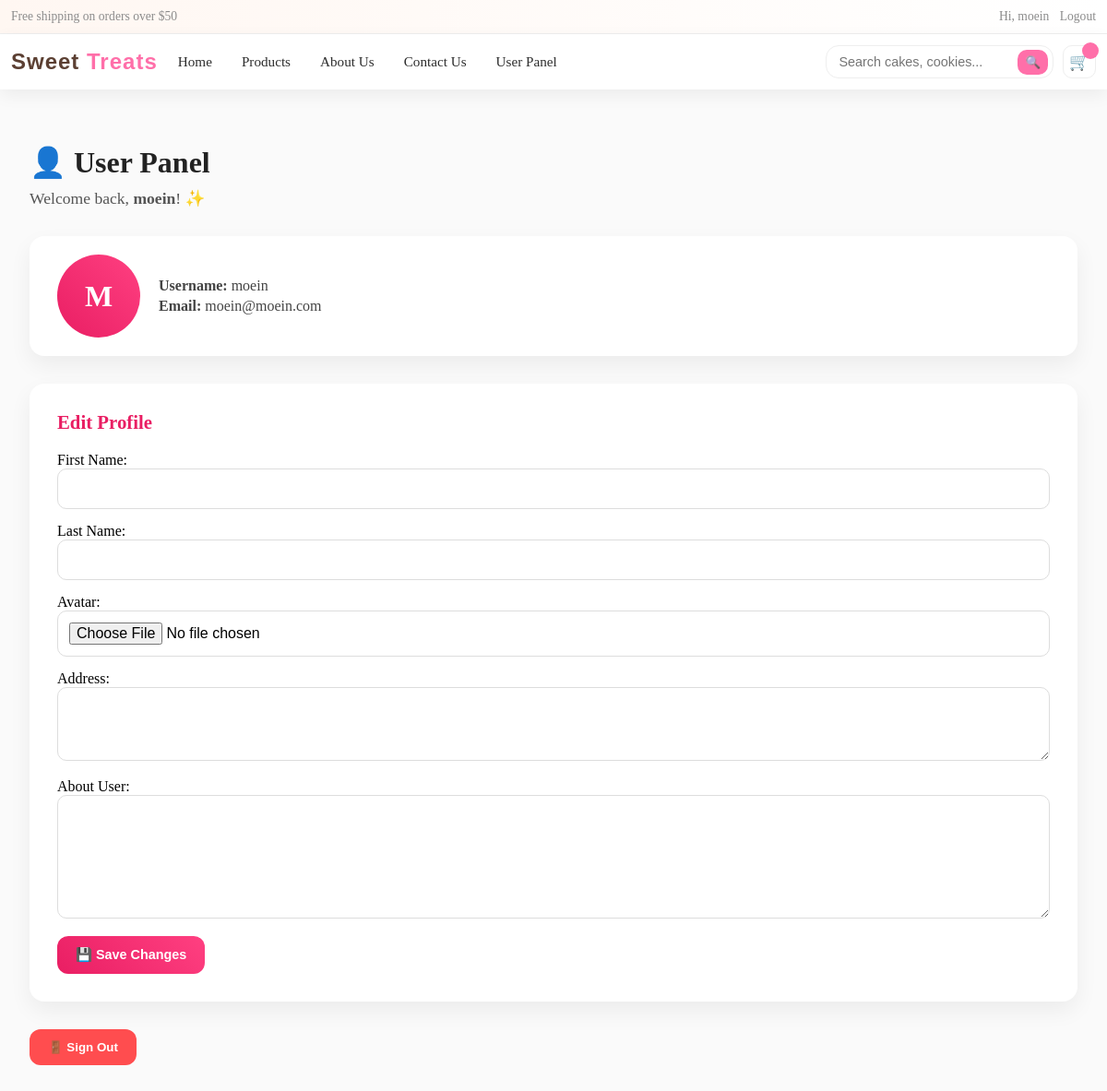
Page /user-panel (signed in) on the committed database.
### account_module/models.py (models this page shows, shortened)
class User(AbstractUser):
    avatar = models.ImageField(verbose_name='avatar', upload_to='uploads/images', blank=True, null=True)
    email_active_code = models.CharField(verbose_name='email active code', max_length=100)
    about_user = models.TextField(verbose_name='about user', null=True, blank=True)
    address = models.TextField(verbose_name='address', null=True, blank=True)
    class Meta:
        verbose_name = "user"
        verbose_name_plural = 'users'

### user_panel_module/views.py (the view, shortened to what this page needs)
# urls.py: path('user-panel', views.EditUserProfilePageView.as_view(), name='user_panel_view')
@method_decorator(login_required, name='dispatch')
class EditUserProfilePageView(View):
    def get(self, request):
        edit_form = EditProfileModelForm(instance=request.user)
        context = {
            'form': edit_form,
            'current_user': request.user
        }
        return render(request, 'user_panel_module/user-panel.html', context)

### user_panel_module/forms.py
class EditProfileModelForm(forms.ModelForm):
    class Meta:
        model = User
        fields = ['first_name', 'last_name', 'avatar', 'address', 'about_user']
        widgets = {
            'first_name': forms.TextInput(attrs={
                'class': 'form-control'
            }),
            'last_name': forms.TextInput(attrs={
                'class': 'form-control'
            }),
            'avatar': forms.FileInput(attrs={
                'class': 'form-control'
            }),
            'address': forms.Textarea(attrs={
                'class': 'form-control',
                'rows': 3,
            }),
            'about_user': forms.Textarea(attrs={
                'class': 'form-control',
                'rows': 6,
                'id': 'message'
            })
        }
        labels = {
            'first_name': 'First Name',
            'last_name': 'Last Name',
            'avatar': 'Avatar',
            'address': 'Address',
            'about_user': 'About User',
        }

### user_panel_module/templates/user_panel_module/user-panel.html (shortened to what this page needs)
{% extends 'shared/base.html' %}
{% block content %}
    <main class="user-panel">
        <div class="container">
            <h1 class="panel-title">👤 User Panel</h1>
            <p class="welcome">Welcome back, <strong>{{ request.user.username }}</strong>! ✨</p>
            <div class="user-card">
                <div class="avatar-box">
                    {% if request.user.avatar %}
                        <img src="{{ request.user.avatar.url }}" alt="Avatar">
                    {% else %}
                        <div class="avatar-placeholder">{{ request.user.username|first|upper }}</div>
                    {% endif %}
                </div>
                <div class="info">
                    <p><strong>Username:</strong> {{ request.user.username }}</p>
                    <p><strong>Email:</strong> {{ request.user.email }}</p>
                </div>
            </div>
            <div class="profile-card">
                <h2>Edit Profile</h2>
                <form method="post" enctype="multipart/form-data" class="profile-form">
                    {{ form.as_p }}
                    <button type="submit" class="btn-primary">💾 Save Changes</button>
                </form>
            </div>
            <div class="panel-actions">
                <form method="post" action="{% url 'logout_view' %}">
                    <button type="submit" class="btn-danger">🚪 Sign Out</button>
                </form>
            </div>
        </div>
    </main>
{% endblock %}

### templates/includes/header-site.html (shortened to what this page needs)
<header class="site-header">
    <div class="topbar">
        <div class="container">
            <div class="topbar-right">
                <span>Free shipping on orders over $50</span>
            </div>
            <div class="topbar-left">
                {% if user.is_authenticated %}
                    <a href="#" class="link">Hi, {{ user.first_name|default:user.username }}</a>
                    <a href="{% url 'logout_view' %}" class="link">Logout</a>
                {% else %}
                    <a href="{% url 'login_view' %}" class="link">Login</a>
                    <a href="{% url 'register_view' %}" class="link">Sign Up</a>
                {% endif %}
            </div>
        </div>
    </div>
    <div class="nav">
        <div class="container">
            <div class="brand-text">
                Sweet <span class="highlight">Treats</span>
            </div>
            <nav class="menu" id="mainMenu" aria-label="Main navigation">
                <ul>
                    <li><a href="{% url 'home_view' %}">Home</a></li>
                    <li><a href="{% url 'product_list_view' %}">Products</a></li>
                    <li><a href="{% url 'about_view' %}">About Us</a></li>
                    <li><a href="{% url 'contact_view' %}">Contact Us</a></li>
                    <li><a href="{% url 'user_panel_view' %}">User Panel</a></li>
                </ul>
            </nav>
            <div class="actions">
                <form action="#" method="get" class="search" role="search">
                    <input name="q" type="search" placeholder="Search cakes, cookies..." aria-label="Search">
                    <button type="submit" aria-label="Search">
                        🔍
                    </button>
                </form>
                <a href="{% url 'view_cart' %}" class="cart" aria-label="Shopping cart">
                    🛒
                    <span class="badge">
                    </span>
                </a>
            </div>
        </div>
    </div>
</header>

### static/css/header/header-site.css (style rules this page uses)
:root { --pink: #ff6fa9; --choco: #5c4033; --cream: #fff7f2; --text: #2d2d2d; --muted: #8c8c8c; --border: #eee; --shadow: 0 6px 18px rgba(0, 0, 0, .06); }
* { box-sizing: border-box; margin: 0; padding: 0; }
.site-header { position: sticky; top: 0; z-index: 50; }
.container { max-width: 1200px; margin-inline: auto; padding: 0 12px; }
.topbar { background: linear-gradient(90deg, var(--cream), #fff); border-bottom: 1px solid var(--border); font-size: .85rem; color: var(--muted); }
.topbar .container { display: flex; align-items: center; justify-content: space-between; gap: 8px; min-height: 36px; }
.topbar .link { color: var(--muted); text-decoration: none; margin-inline-start: 8px; }
.nav { background: #fff; box-shadow: var(--shadow); }
.nav .container { display: grid; grid-template-columns: auto 1fr auto; align-items: center; gap: 12px; min-height: 60px; }
.brand-text { font-size: 1.5rem; font-weight: 700; color: var(--choco); font-family: 'Poppins', sans-serif; letter-spacing: 1px; }
.brand-text .highlight { color: var(--pink); }
.menu ul { list-style: none; display: flex; gap: 12px; padding: 0; margin: 0; }
.menu a { text-decoration: none; color: var(--text); padding: 6px 10px; border-radius: 10px; font-weight: 500; font-size: .95rem; }
.actions { display: flex; align-items: center; justify-content: flex-end; gap: 10px; }
.search { display: flex; align-items: center; border: 1px solid var(--border); border-radius: 14px; padding: 3px 5px; background: #fff; }
.search input { border: 0; outline: 0; padding: 6px 8px; min-width: 180px; font-size: .9rem; }
.search button { border: 0; background: var(--pink); color: #fff; border-radius: 10px; padding: 6px 8px; cursor: pointer; }
.cart { position: relative; display: inline-flex; align-items: center; justify-content: center; width: 36px; height: 36px; border-radius: 10px; text-decoration: none; font-size: 18px; background: #fff; border: 1px solid var(--border); }
.badge { position: absolute; top: -4px; right: -4px; background: var(--pink); color: #fff; font-size: .7rem; min-width: 18px; height: 18px; display: grid; place-items: center; border-radius: 999px; padding: 0 4px; font-weight: 700; }

### static/css/register.css (style rules this page uses)
.btn-primary { background: var(--pink); border: none; color: #fff; padding: 12px; font-size: 1rem; border-radius: 10px; cursor: pointer; font-weight: 600; transition: background .2s; }

### static/css/login.css (style rules this page uses)
:root { --pink: #ff6fa9; --choco: #5c4033; --cream: #fff7f2; --text: #2d2d2d; --muted: #8c8c8c; --border: #eee; --shadow: 0 6px 18px rgba(0, 0, 0, .06); }
.btn-primary { background: var(--pink); color: #fff; padding: 12px; border: none; border-radius: 12px; font-size: 1rem; font-weight: 600; cursor: pointer; transition: all .2s ease; }

### static/css/product-list.css (style rules this page uses)
:root { --pink: #ff6fa9; --choco: #5c4033; --cream: #fff7f2; --text: #2d2d2d; --muted: #8c8c8c; --border: #eee; --shadow: 0 6px 18px rgba(0, 0, 0, .06); --card-size: 260px; }
.btn-primary { background: var(--pink); color: #fff; text-decoration: none; font-weight: 700; font-size: .9rem; padding: 10px 12px; border-radius: 10px; border: 0; display: inline-block; transition: filter .2s; }

### static/css/home-site.css (style rules this page uses)
.btn-primary { background: #ff5c9d; color: #fff; padding: 12px 28px; border-radius: 8px; text-decoration: none; font-weight: 600; transition: background .3s; }

### rows in the picture
User: first_name "moein", user.username "moein", user.username|first "M", user.email "moein@moein.com"
